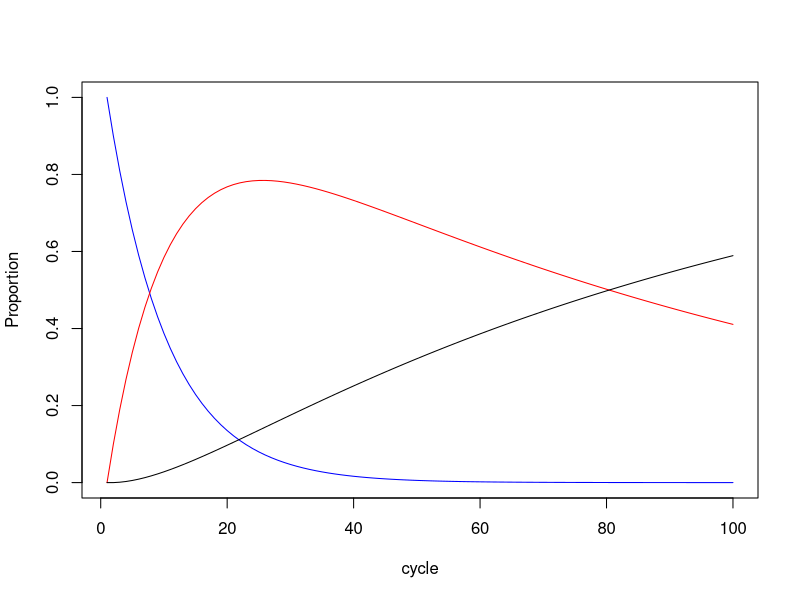

Write R code to recreate this figure. (Note: this script raises an error after producing the figure.)
# Eric the erroneous economist...
rm(list = ls())

# number of cycles
n_cycles <- 100

# discount rate
dr <- 0.035
v_dw <- 1 / (1 + dr) ^ (0:(n_cycles-1))

# vector of health state names
v_hs_names <- c("H", "S", "D")

# vector of health state costs
v_hs_cost <- c("H" = 10, "S" = 1000, "D" = 0)

# vector of health state utilities
v_hs_utils <- c("H" = 0.9, "S" = 0.6, "D" = "0")

# discount rate


# state transition matrix
m_P <- matrix(data = c(0.9, 0.10, 0.00, 
                       0.0, 0.99, 0.01, 
                       0.0, 0.00, 1.00),
              nrow = 3,
              ncol = 3,
              byrow = T,
              dimnames = list(v_hs_names, v_hs_names))

# markov trace with 100 cycles
m_TR <- matrix(data = NA, nrow = n_cycles, ncol = length(v_hs_names))

# initialise with 100% healthy in the first period
m_TR[1, ] <- c("H" = 1, "S" = 0, "D" = 0)

# loop through periods 2 to 100
for(t in 2:n_cycles) {
  # multiply the row of the markov trace by the transition probability matrix
  m_TR[t,] <- m_TR[t - 1,] %*% m_P 
  
}

# simple plot to check...
plot(m_TR[,1], type = "l", col = "blue", ylab = "Proportion", xlab = "cycle")
lines(m_TR[,2], col = "red")
lines(m_TR[,3], col = "black")

# calculate total utility, cost and discounted utility and cost.
utility   <-  sum(m_TR %*% v_hs_utils)
cost      <-  sum(m_TR %*% v_hs_cost)
d_utility <-  as.numeric(t(v_dw) %*% m_TR %*% v_hs_utils)
d_cost    <-  as.numeric(t(v_dw) %*% m_TR %*% v_hs_cost)


